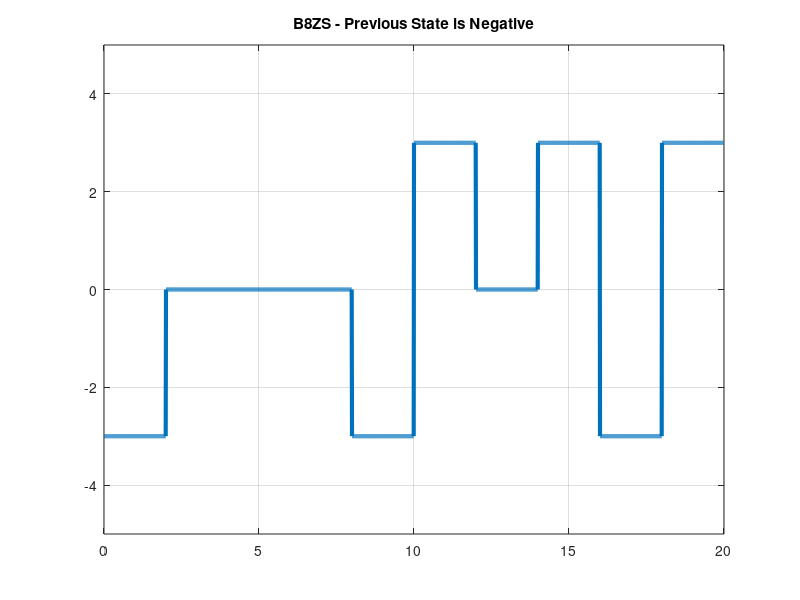

Write the MATLAB code that produced this figure.
clear all;
close all;
clc;

bits = [1 0 0 0 0 0 0 0 0 1];
bit_dur = 2;
fs = 100;

T = length(bits) * bit_dur;
t = 0:1/fs:T-(1/fs);

counter = 0;
last_bit = 3;

for i = 1:length(bits)
  if bits(i) == 0
    counter = counter + 1
    if counter == 8
      x((i-1-7)*fs*bit_dur+1:(i-7)*fs*bit_dur) = 0;
      x((i-1-6)*fs*bit_dur+1:(i-6)*fs*bit_dur) = 0;
      x((i-1-5)*fs*bit_dur+1:(i-5)*fs*bit_dur) = 0;
      x((i-1-4)*fs*bit_dur+1:(i-4)*fs*bit_dur) = last_bit;
      x((i-1-3)*fs*bit_dur+1:(i-3)*fs*bit_dur) = -last_bit;
      last_bit = -last_bit;
      x((i-1-2)*fs*bit_dur+1:(i-2)*fs*bit_dur) = 0;
      x((i-1-1)*fs*bit_dur+1:(i-1)*fs*bit_dur) = last_bit;
      x((i-1)*fs*bit_dur+1:(i)*fs*bit_dur) = -last_bit;
      last_bit = -last_bit;
      counter = 0
    endif
  else
    counter = 0
    x((i-1)*fs*bit_dur+1:i*fs*bit_dur) = -last_bit;
    last_bit = -last_bit;
  endif
endfor

plot(t, x, 'linewidth', 3);
ylim([-5,5]);
title("B8ZS - Previous State is Negative");
grid on;


